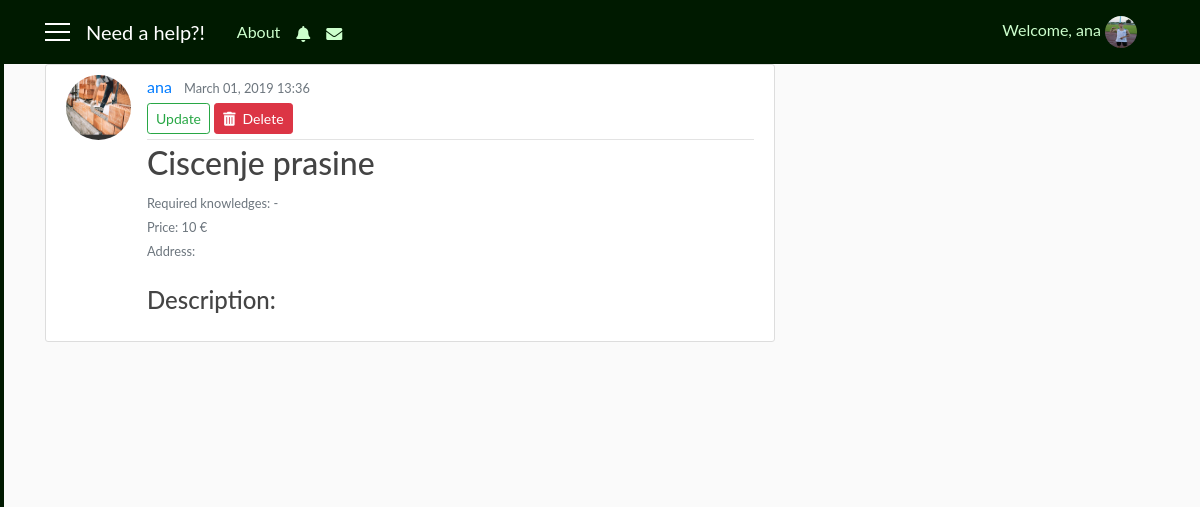
The app's page /request/8/ (signed in) with its own data.
### user/models.py (models this page shows, shortened)
class Requests(models.Model):
    user = models.ForeignKey(User, on_delete=models.CASCADE)
    job_title = models.CharField(max_length=30, blank=True)
    required_knowledges = models.TextField(max_length=1000, default='-')
    price = models.IntegerField(default=10)
    address = models.CharField(max_length=30, blank=True)
    job_description = models.TextField(max_length=1000, blank=True)
    date = models.DateTimeField(auto_now_add=True)
    photo = models.ImageField(default='default_request.jpg', upload_to='requests_user')
    visible = models.BooleanField(default=True)

### need_a_help_app/views.py (the view)
# urls.py: path('request/<int:pk>/', views.RequestDetailView.as_view(), name='request_detail'),
class RequestDetailView(LoginRequiredMixin, DetailView):
    model = Requests
    template_name = 'user/requests_detail.html'
    def get_context_data(self, **kwargs):
        context_data = super(RequestDetailView, self).get_context_data(**kwargs)
        req_id = self.kwargs['pk']
        user_log = self.request.user
        req = Requests.objects.filter(id=req_id)
        reqq_seen = SeenRequest.objects.all()
        us = User.objects.all()
        f = 0
        for r in reqq_seen:
            if r.user == user_log and req_id == r.request.id and not r.seen:
                req_to_save = r
                f = 1
        c = 0
        if user_log.profile.role == 'client':
            for u in us:
                for r in reqq_seen:
                    if r.user == u and req_id == r.request.id:
                        c += 1
            if c != us.count() and f == 0:
                for u in us:
                    seen_req = SeenRequest(user=u, request=req.first(), seen=False)
                    seen_req.save()
            f = 2
        if f == 1:
            req_to_save.seen = True
            req_to_save.save()
        app = Appliccation.objects.filter(request=req.first())
        cnt = Appliccation.objects.filter(request=req.first()).count()
        vis = Requests.objects.filter(id=req_id).first()
        context_data['s'] = reqq_seen
        context_data['app'] = app
        context_data['cnt'] = cnt
        context_data['vis'] = vis.visible
        return context_data

### user/templates/user/requests_detail.html (shortened to what this page needs)
{% extends 'need_a_help_app/base.html' %}
{% block content %}
    <article class="media content-section mt-2">
        <img class="rounded-circle article-img" src="{{ object.photo.url }}">
          <div class="media-body">
            <div class="article-metadata">
              <a class="mr-2" href="{% url 'info' object.user.id %}">{{ object.user }}</a>
              <small class="text-muted">{{ object.date|date:'F d, Y H:i' }}</small>
                {% if object.user == user %}
                    <div>
                        <a href="{% url 'request_update' object.id %}" class="btn btn-outline-success btn-sm mt-1 mb-1 upd">Update</a>
                        <a href="{% url 'request_delete' object.id %}" class="btn btn-danger btn-sm mt-1 mb-1 upd"><i class="fas fa-trash-alt"></i>&nbsp Delete</a>
                    </div>
                {% endif %}
            </div>
            <h2 class="article-title">{{ object.job_title }}</h2>
            <small class="text-muted">Required knowledges: {{ object.required_knowledges }}</small><br>
            <small class="text-muted">Price: {{ object.price }} €</small><br>
            <small class="text-muted">Address: {{ object.address }}</small><br><br>
            <h4>Description:</h4>
          </div>
    </article>
{% endblock %}

### need_a_help_app/templates/need_a_help_app/base.html (shortened to what this page needs)
{% load static %}
<!DOCTYPE html>
<html>
    <head>
        <link rel="stylesheet" href="https://maxcdn.bootstrapcdn.com/bootstrap/4.0.0/css/bootstrap.min.css">
        <link rel="stylesheet" href="https://use.fontawesome.com/releases/v5.7.2/css/all.css">
        <link rel="stylesheet" type="text/css" href="{% static 'need_a_help_app/style.css' %}">
    </head>
    <body>
      <div id="wrapper">
          {% if user.is_authenticated and user.profile.role == 'client' %}
            <div id="sidebar-wrapper">
                <ul class="sidebar-nav">
                    <div class="list-group pt-2 d-none d-sm-none d-md-block d-lg-block">
                      <a class="list-group-item sb" href="{% url 'main' %}">&nbsp; Home</a>
                      <a class="list-group-item sb" href="#">&nbsp; Messages</a>
                      <a class="list-group-item sb" href="{% url 'profile' user.id %}">&nbsp; Settings</a>
                      <a class="list-group-item sb" href="{% url 'favorites' %}">&nbsp; My favourites</a>
                    </div>
                </ul>
            </div>
          {% endif %}
          <header class="site-header">
            <nav class="navbar navbar-expand-md navbar-dark bg-steel fixed-top">
              <div class="container">
                {% if user.is_authenticated %}
                  <a href='#' id='menu-toggle'><div class='menu-icon'></div>
                                  <div class='menu-icon'></div>
                                  <div class='menu-icon'></div></a>
                  <a class="navbar-brand mr-4 ml-3" href="{% url 'main' %}">Need a help?!</a>
                {% else %}
                  <a class="navbar-brand mr-4" href="#">Need a help?!</a>
                  <button class="navbar-toggler" type="button" data-toggle="collapse" data-target="#navbarToggle" aria-controls="navbarToggle" aria-expanded="false" aria-label="Toggle navigation">
                    <span class="navbar-toggler-icon"></span>
                  </button>
                {% endif %}
                <div class="collapse navbar-collapse" id="navbarToggle">
                  <div class="navbar-nav mr-auto">
                    <a class="nav-item nav-link" href="{% url 'home' %}">About</a>
                    {% if user.is_authenticated %}
                      <div  class="collapse navbar-collapse hidden-xs">
                        <i class="nav-item nav-link fas fa-bell mt-1"></i>
                        <i class="nav-item nav-link fas fa-envelope mt-1"></i>
                      </div>
                    {% else %}
                      <div class="d-sm-block d-md-none">
                        <a class="nav-item nav-link" href="{% url 'login' %}">Login</a>
                        <a class="nav-item nav-link" href="{% url 'register' %}">Register</a>
                      </div>
                    {% endif %}
                  </div>
                </div>
                  <div class="navbar-nav">
                    {% if user.is_authenticated %}
                      <div class="collapse navbar-collapse hidden-xs">
                          <span class="nav-item nav-link">Welcome, {{ user.username }}
                            <img class="rounded-circle navbar-img popOver" data-title="Logged in as {{ user.profile.role }}" data-content="
                                <a class='list-group-item sb' href='{% url 'info' user.id %}'><i class='fa fa-user fa-fw' aria-hidden='true'></i>&nbsp; My profile</a>
                                <a class='list-group-item sb' href='{% url 'logout' %}'><i class='fas fa-power-off'></i>&nbsp Logout</a>" data-placement="bottom" data-html="true" data-toggle="popover" data-container="body" data-trigger="click" src="{{ user.profile.photo.url }}">
                          </span>
                      </div>
                    {% else %}
                      <div class="collapse navbar-collapse">
                        <a class="nav-item nav-link" href="{% url 'login' %}">Login</a>
                        <a class="nav-item nav-link" href="{% url 'register' %}">Register</a>
                      </div>
                    {% endif %}
                  </div>
              </div>
            </nav>
          </header>
          <div id="page-content-wrapper">
            <main role="main" class="container">
              <div class="row">
                <div class="col-sm-8">
                  {% block content %}{% endblock %}
                </div>
              </div>
            </main>
          </div>
    </div>
    </body>
</html>

### need_a_help_app/static/need_a_help_app/style.css (style rules this page uses)
body { background: #fafafa; color: #333333; margin-top: 56px; font-family: 'Lato'; }
h1, h2, h3, h4, h5, h6 { color: #444444; }
ul { margin: 0; }
.bg-steel { background-color: #001a00; }
.site-header .navbar-nav .nav-link { color: #ccffcc; }
.content-section { background: #ffffff; padding: 10px 20px; border: 1px solid #dddddd; border-radius: 3px; margin-bottom: 20px; }
.article-title { color: #444444; }
.article-img { height: 65px; width: 65px; margin-right: 16px; }
.article-metadata { padding-bottom: 1px; margin-bottom: 4px; border-bottom: 1px solid #e3e3e3 }
.navbar-img { height: 32px; width: 32px; margin-right: 10px; }
.menu-icon { width: 25px; height: 2px; background-color: white; margin: 6px 0; }
.sidebar-nav { padding-left: 0px; color: black; }
#sidebar-wrapper { z-index: 1; position: fixed; width: 0; height: 100%; overflow-y: hidden; background-color: #001a00; border: 2px solid #001a00; }
#page-content-wrapper { width: 100%; position: static; padding: 0; }
.sb { background-color: #001a00; color: #ccffcc; opacity: 0.9; }

### records on screen
Requests: photo (placeholder picture), user "ana", date "March 01, 2019 13:36", job_title "Ciscenje prasine", required_knowledges "-", price "10"

### other values on screen
{{ user.username }} "ana"
